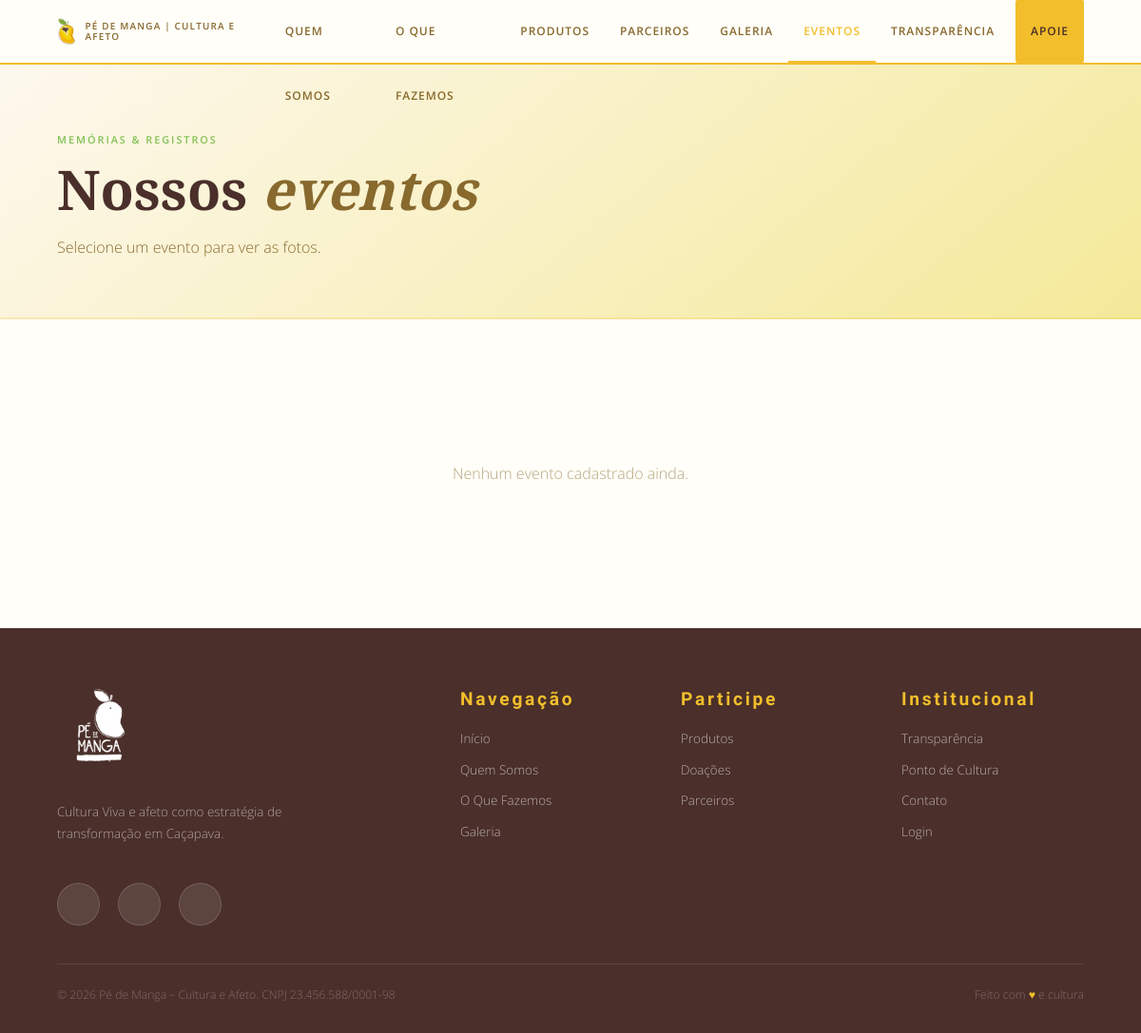
Page /eventos.php on the earlier database version.
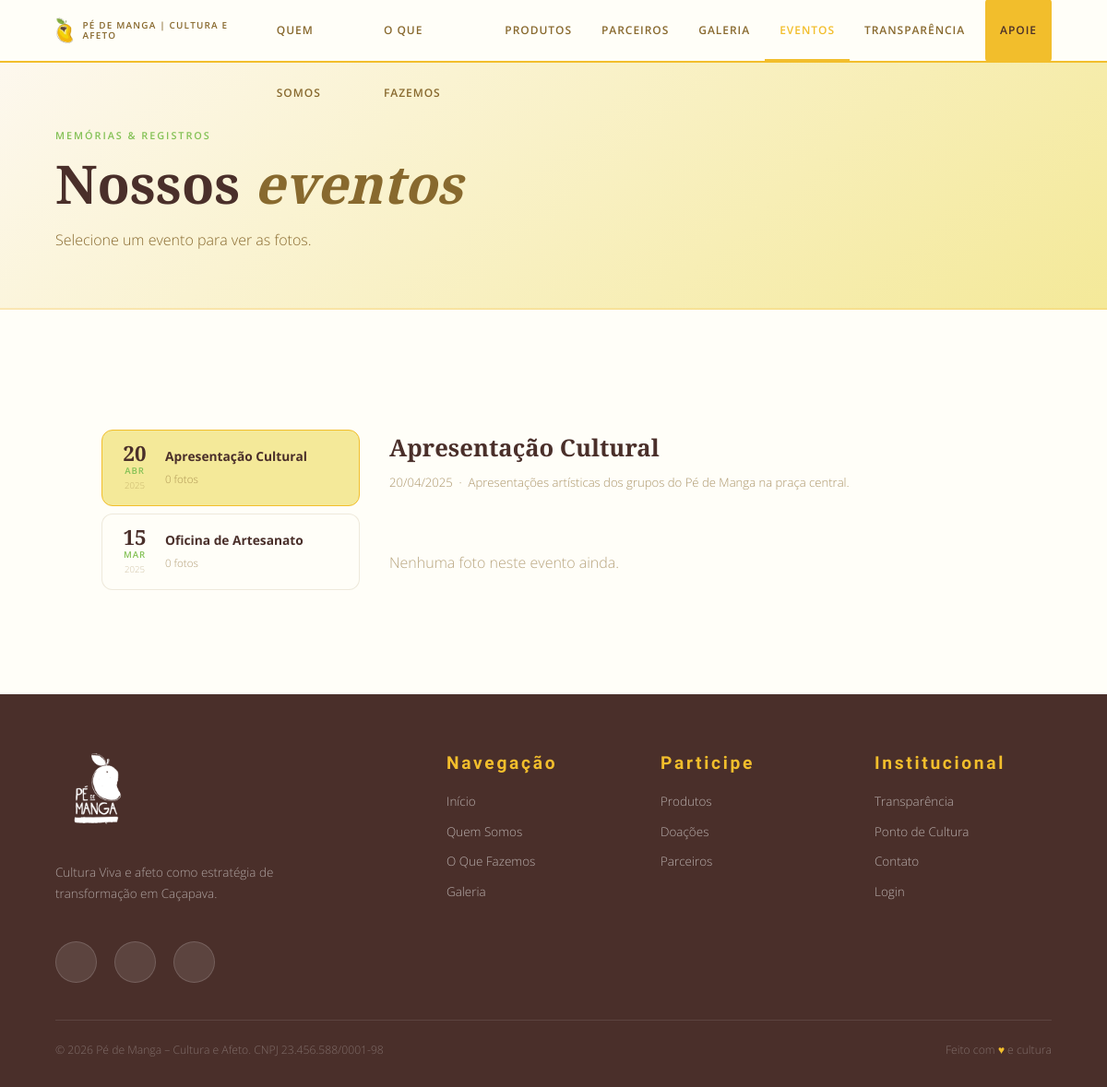
Same page on the later database version.
### tables this page shows
CREATE TABLE IF NOT EXISTS `eventos` (
  `id`           INT UNSIGNED    NOT NULL AUTO_INCREMENT,
  `nome`         VARCHAR(255)    NOT NULL,
  `descricao`    TEXT                    DEFAULT NULL,
  `data_evento`  DATE            NOT NULL,
  `criado_em`    TIMESTAMP       NOT NULL DEFAULT CURRENT_TIMESTAMP,
  PRIMARY KEY (`id`)
);

### includes/config.php (called while the page is built, shortened)
<?php
require_once __DIR__ . '/db.php';
function get_contato()
{
    return [
        'telefone' => '(12) 99762-4486',
        'email'    => 'pedemangacpv@gmail.com',
        'pix'      => 'financasdopedemanga@gmail.com',
    ];
}
function get_eventos(): array
{
    return get_db()->query(
        'SELECT e.*, COUNT(f.id) AS total_fotos
         FROM eventos e
         LEFT JOIN evento_fotos f ON f.evento_id = e.id
         GROUP BY e.id
         ORDER BY e.data_evento DESC'
    )->fetchAll();
}

### includes/db.php (called while the page is built, shortened)
<?php
function get_db(): PDO
{
    static $pdo = null;
    if ($pdo === null) {
        $dsn = 'mysql:host=' . DB_HOST . ';dbname=' . DB_NAME . ';charset=' . DB_CHARSET;
        $pdo = new PDO($dsn, DB_USER, DB_PASS, [
            PDO::ATTR_ERRMODE            => PDO::ERRMODE_EXCEPTION,
            PDO::ATTR_DEFAULT_FETCH_MODE => PDO::FETCH_ASSOC,
            PDO::ATTR_EMULATE_PREPARES   => false,
        ]);
    }
    return $pdo;
}

### eventos.php (the view, shortened to what this page needs)
<?php
require_once 'includes/config.php';
$db      = get_db();
$eventos = get_eventos();
$ev_id  = isset($_GET['id']) ? (int)$_GET['id'] : ($eventos[0]['id'] ?? 0);
$ev_sel = null;
$fotos  = [];
if ($ev_id > 0) {
    $st = $db->prepare('SELECT * FROM eventos WHERE id = ?');
    $st->execute([$ev_id]);
    $ev_sel = $st->fetch(PDO::FETCH_ASSOC);
    if ($ev_sel) {
        $fotos = get_evento_fotos($ev_id);
    }
}
?>
<!DOCTYPE html>
<html lang="pt-BR">
<head>
  <link rel="stylesheet" href="assets/css/style.css">
</head>
<body>
  <?php require 'includes/nav.php'; ?>
  <div class="page-wrap">
    <div class="page-hero">
      <p class="ph-tag">Memórias & Registros</p>
      <h1>Nossos <em>eventos</em></h1>
      <p>Selecione um evento para ver as fotos.</p>
    </div>
    <section>
      <div class="section-inner">
        <?php if (empty($eventos)): ?>
          <p style="text-align:center;padding:60px 0;color:var(--marrom);opacity:.6;">
            Nenhum evento cadastrado ainda.
          </p>
        <?php else: ?>
          <div class="eventos-layout">
            <aside class="eventos-lista">
              <?php foreach ($eventos as $ev): ?>
                <a href="eventos.php?id=<?= $ev['id'] ?>"
                   class="evento-item <?= $ev['id'] == $ev_id ? 'ativo' : '' ?>">
                  <div class="evento-item-data">
                    <span class="ev-dia"><?= date('d', strtotime($ev['data_evento'])) ?></span>
                    <span class="ev-mes"><?= strftime_mes($ev['data_evento']) ?></span>
                    <span class="ev-ano"><?= date('Y', strtotime($ev['data_evento'])) ?></span>
                  </div>
                  <div class="evento-item-info">
                    <strong><?= htmlspecialchars($ev['nome']) ?></strong>
                    <span><?= $ev['total_fotos'] ?> foto<?= $ev['total_fotos'] != 1 ? 's' : '' ?></span>
                  </div>
                </a>
              <?php endforeach; ?>
            </aside>
            <div class="eventos-fotos">
              <?php if ($ev_sel): ?>
                <div class="eventos-fotos-header">
                  <h2><?= htmlspecialchars($ev_sel['nome']) ?></h2>
                  <p class="eventos-fotos-meta">
                    <?= date('d/m/Y', strtotime($ev_sel['data_evento'])) ?>
                    <?php if (!empty($ev_sel['descricao'])): ?>
                      &nbsp;·&nbsp; <?= htmlspecialchars($ev_sel['descricao']) ?>
                    <?php endif; ?>
                  </p>
                </div>
                <?php if (empty($fotos)): ?>
                  <p style="padding:40px 0;color:var(--marrom);opacity:.6;">Nenhuma foto neste evento ainda.</p>
                <?php endif; ?>
              <?php endif; ?>
            </div>
          </div>
        <?php endif; ?>
      </div>
    </section>
  </div>
  <?php require 'includes/footer.php'; ?>
</body>
</html>
<?php
function strftime_mes(string $date): string {
    $meses = ['jan','fev','mar','abr','mai','jun','jul','ago','set','out','nov','dez'];
    return $meses[(int)date('n', strtotime($date)) - 1];
}
?>

### includes/nav.php (shortened to what this page needs)
<?php
$current = basename($_SERVER['PHP_SELF'], '.php');
function nav_active($page)
{
  global $current;
  return $current === $page ? 'active' : '';
}
?>
<nav>
  <a href="index.php" class="nav-logo">
    <span class="nav-mango"><img src="./assets/img/logo-semtexto.png" alt="Pé de Manga Icon" id="nav-logo"></span>
    <div class="logo-text">
      Pé de Manga |
      <span>Cultura e Afeto</span>
    </div>
  </a>
  <ul class="nav-links" id="navLinks">
    <li><a href="quem-somos.php" class="<?= nav_active('quem-somos') ?>">Quem Somos</a></li>
    <li><a href="o-que-fazemos.php" class="<?= nav_active('o-que-fazemos') ?>">O Que Fazemos</a></li>
    <li><a href="produtos.php" class="<?= nav_active('produtos') ?>">Produtos</a></li>
    <li><a href="parceiros.php" class="<?= nav_active('parceiros') ?>">Parceiros</a></li>
    <li><a href="galeria.php" class="<?= nav_active('galeria') ?>">Galeria</a></li>
    <li><a href="eventos.php" class="<?= nav_active('eventos') ?>">Eventos</a></li>
    <li><a href="transparencia.php" class="<?= nav_active('transparencia') ?>">Transparência</a></li>
    <li><a href="doacoes.php" class="nav-cta <?= nav_active('doacoes') ?>">Apoie</a></li>
  </ul>
</nav>

### includes/footer.php (shortened to what this page needs)
<?php $c = get_contato(); ?>
<footer>
  <div class="footer-grid">
    <div class="footer-brand">
      <img src="./assets/img/logo.png" alt="Pé de Manga" style="filter: brightness(0) invert(1);">
      <p>Cultura Viva e afeto como estratégia de transformação em Caçapava.</p>
      <div class="social-links">
        <a href="https://wa.me/5512997624486" target="_blank"><i class="fab fa-whatsapp"></i></a>
        <a href="#"><i class="fab fa-instagram"></i></a>
        <a href="https://www.youtube.com/watch?v=T-kSSKDsM8I" target="_blank"><i class="fab fa-youtube"></i></a>
      </div>
    </div>
    <div class="footer-col">
      <h5>Navegação</h5>
      <ul>
        <li><a href="index.php">Início</a></li>
        <li><a href="quem-somos.php">Quem Somos</a></li>
        <li><a href="o-que-fazemos.php">O Que Fazemos</a></li>
        <li><a href="galeria.php">Galeria</a></li>
      </ul>
    </div>
    <div class="footer-col">
      <h5>Participe</h5>
      <ul>
        <li><a href="produtos.php">Produtos</a></li>
        <li><a href="doacoes.php">Doações</a></li>
        <li><a href="parceiros.php">Parceiros</a></li>
      </ul>
    </div>
    <div class="footer-col">
      <h5>Institucional</h5>
      <ul>
        <li><a href="transparencia.php">Transparência</a></li>
        <li><a href="https://culturaviva.cultura.gov.br/agente/14621536/" target="_blank">Ponto de Cultura</a></li>
        <li><a href="mailto:<?php echo $c['email']; ?>">Contato</a></li>
        <li><a href="./admin/login.php">Login</a></li>
      </ul>
    </div>
  </div>
  <div class="footer-bottom">
    <span>&copy; <?php echo date('Y'); ?> Pé de Manga – Cultura e Afeto. CNPJ 23.456.588/0001-98</span>
    <span>Feito com <span class="fb-heart">&#9829;</span> e cultura</span>
  </div>
</footer>

Differences in the rows shown:
added eventos: data_evento "20", data_evento "ABR", data_evento "2025", nome "Apresentação Cultural", total_fotos "0", data_evento "20/04/2025", descricao "Apresentações artísticas dos grupos do Pé de Manga na praça central."
added eventos: data_evento "15", data_evento "MAR", data_evento "2025", nome "Oficina de Artesanato", total_fotos "0"
Other differences:
text no longer shown: "Nenhum evento cadastrado ainda."
text now shown: "· Nenhuma foto neste evento ainda."
